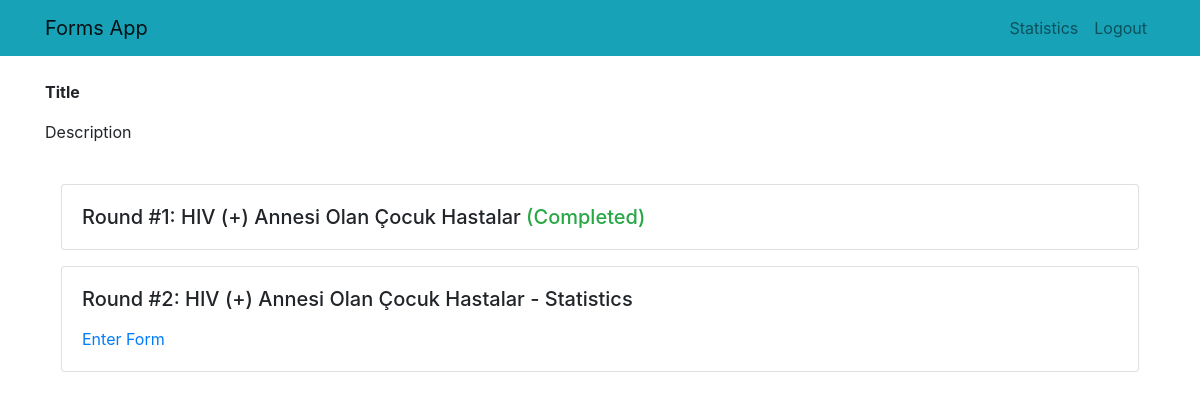
The app's page / (signed in) with its own data.
### form_app/models.py (models this page shows)
class Form(models.Model):
  type_id = models.IntegerField()
  title = models.CharField(max_length=150)
  id = models.UUIDField(default=uuid.uuid4, unique=True, primary_key=True, editable=False)
  visible = models.BooleanField(default=False)

### form_app/views.py (the view)
# urls.py: path('', views.mainPage, name="main"),
@login_required(login_url='login')
def mainPage(request):
    forms = Form.objects.all()
    forms = sorted(forms, key=lambda x: x.type_id)
    completed = []
    for form in forms:
        if AnswerSheet.objects.filter(form=form).filter(user=request.user):
            completed.append(True)
        else:
            completed.append(False)
    return render(request, 'main.html', {'listOfArgs': zip(forms, completed)})

### form_app/templates/main.html (shortened to what this page needs)
{% load static %}
<!DOCTYPE html>
<html>
  <head>
    <link
      rel="stylesheet"
      type="text/css"
      media="screen"
      href="{% static 'style.css' %}"
    />
    <link
      rel="stylesheet"
      href="https://stackpath.bootstrapcdn.com/bootstrap/4.3.1/css/bootstrap.min.css"
    />
  </head>
  <body>
    <nav class="navbar navbar-expand-lg navbar-light bg-info">
      <div class="container">
        <div class="collapse navbar-collapse" id="navbarText">
          <a class="navbar-brand" href="/">Forms App</a>
          <ul class="navbar-nav ml-auto">
            {% if user.is_superuser %}
            <li class="nav-item">
              <a href="{% url 'stats' %}" class="nav-link">Statistics</a>
            </li>
            {% endif %}
            <li class="nav-item">
              <a href="{% url 'logout' %}" class="nav-link">Logout</a>
            </li>
          </ul>
        </div>
      </div>
    </nav>
    <div class="container">
      <br />
      <p class="font-weight-bold">Title</p>
      <p class="text-justify">
        Description<br><br>
      </p>
      {% if listOfArgs %}
        {% for form, completed in listOfArgs %}
          {% if form.visible %}
            <div class="card my-3 mx-3">
              <div class="card-body">
                {% if completed %}
                  <h5 class="card-title my-auto">Round #{{form.type_id}}: {{form.title}} <span class="text-success">(Completed)</span></h5>
                {% else %}
                  {% if user.is_superuser %}
                    <h5 class="card-title mb-3">Round #{{form.type_id}}: {{form.title}} - Statistics</h5>
                    <a href="/form_stats/{{form.id}}" class="card-link">Enter Form</a>
                  {% else %}
                    <h5 class="card-title mb-3">Round #{{form.type_id}}: {{form.title}} <span class="text-danger">(Not Completed)</span></h5>
                    <a href="/form/{{form.id}}" class="card-link">Enter Form</a>
                  {% endif %}
                {% endif %}
              </div>
            </div>
          {% endif %}
        {% endfor %}
      {% endif %}
    </div>
  </body>
</html>

### records on screen
Form: type_id "1", title "HIV (+) Annesi Olan Çocuk Hastalar"
Form: type_id "2", title "HIV (+) Annesi Olan Çocuk Hastalar"
